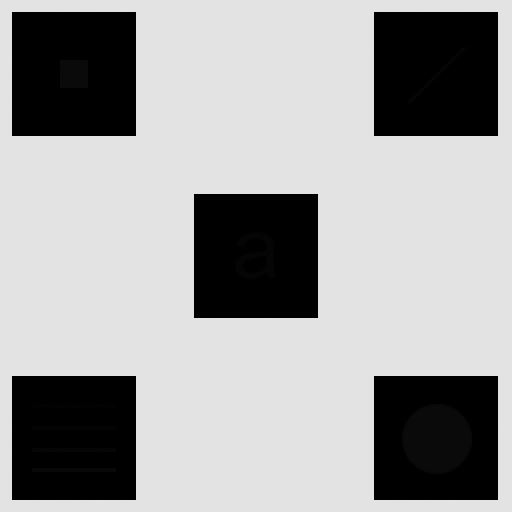
#> input picture Assignment_32/Average_filter/input/1.tif, 512 x 512 px, found by its file name
$ python average_filter.py
#> lines starting #> are read from the running program, lines starting #| are printed output that depends on the picture
import cv2
import numpy as np
import matplotlib.pyplot as plt

image = cv2.imread("Average_filter/input/1.tif" , cv2.IMREAD_GRAYSCALE)
#> image is the input picture: shape (512, 512); min 0, max 228, mean 160.7

filters = [
    np.ones((5 , 5), np.uint8) * .04 ,
    np.ones((5 , 5), np.uint8) * 1 ,
    np.ones((5 , 5), np.uint8) * 5 ,
    np.ones((3 , 3), np.uint8) * .04 ,
    np.ones((3 , 3), np.uint8) * 1 ,
    np.ones((3 , 3), np.uint8) * 5
]

results = [cv2.filter2D(image , -1 , filter) for filter in filters]
#> results = 6 items

fig , axes = plt.subplots(1 , len(results) , figsize=(15 , 5))

for ax , img , filter in zip(axes , results , filters) :
    ax.imshow(img , cmap='gray')
    ax.set_title(f"Avg-kernel {filter.shape} : {filter[0][0]}")
    plt.axis('off')
#> this loop made 6 passes
#> filter on passes 4 to 6: [[0.04, 0.04, 0.04], [0.04, 0.04, 0.04], [0.04, 0.04, 0.04]], [[1, 1, 1], [1, 1, 1], [1, 1, 1]], [[5, 5, 5], [5, 5, 5], [5, 5, 5]]

plt.suptitle("Average Filtering to Reveal Hidden Details" , fontsize=12)
plt.tight_layout()
plt.show()
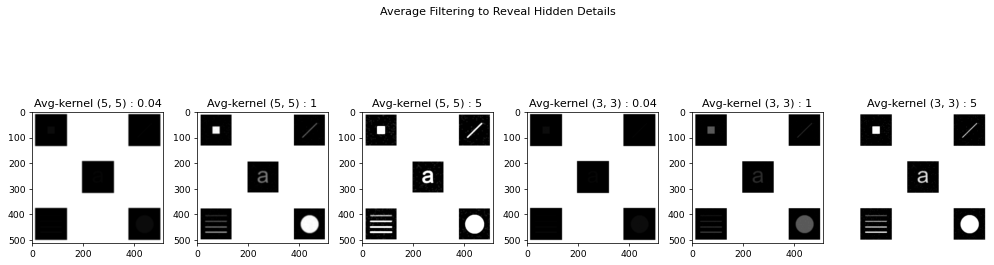
#> figure drawn by matplotlib, 6 panels
